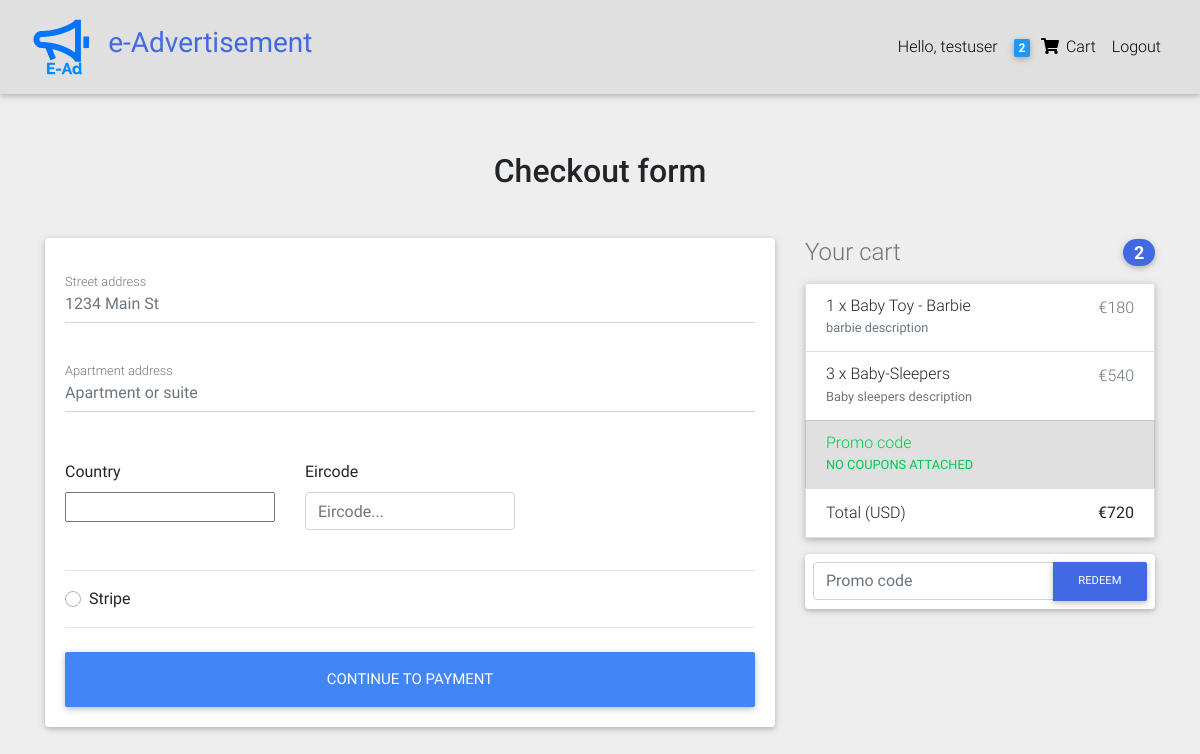
The app's page /checkout/ (signed in), older data.
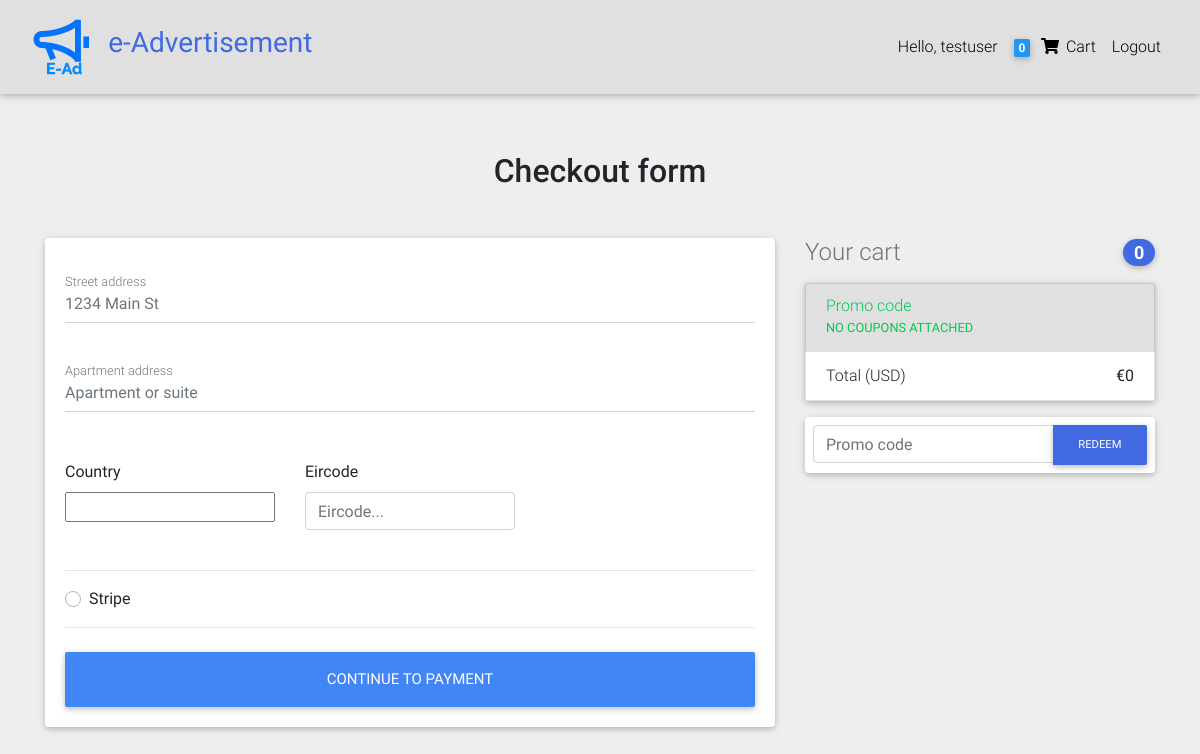
The same page, newer data.
### catalog/models.py (models this page shows, shortened)
class Order(models.Model):
    user = models.ForeignKey(User, on_delete=models.CASCADE)
    items = models.ManyToManyField(OrderItem)
    address = models.ForeignKey(
        "Address", on_delete=models.SET_NULL, blank=True, null=True)
    payment = models.ForeignKey(
        "Payment", on_delete=models.SET_NULL, blank=True, null=True)
    coupon = models.ForeignKey(
        "Coupon", on_delete=models.SET_NULL, blank=True, null=True)
    ordered = models.BooleanField(default=False)
    start_date = models.DateTimeField(auto_now_add=True)
    ordered_date = models.DateTimeField()
    def get_total(self):
        total = 0
        for order_item in self.items.all():
            total += order_item.get_final_price()
        if self.coupon:
            total -= self.coupon.amount
        return total

class OrderItem(models.Model):
    user = models.ForeignKey(User, on_delete=models.CASCADE)
    item = models.ForeignKey(Item, on_delete=models.CASCADE)
    ordered = models.BooleanField(default=False)
    quantity = models.IntegerField(default=1)
    def get_total_item_discount_price(self):
        return self.quantity * self.item.discount_price
    def get_final_price(self):
        if self.item.discount_price:
            return self.get_total_item_discount_price()
        return self.get_total_item_price()

class Item(models.Model):
    title = models.CharField(max_length=200)
    price = models.IntegerField()
    discount_price = models.IntegerField(blank=True, null=True)
    slug = models.SlugField()
    status = models.CharField(max_length=200)
    category = models.CharField(choices=CATEGORY_CHOICES, max_length=2)
    label = models.CharField(choices=LABEL_CHOICES, max_length=2)
    description = models.TextField()
    image = models.ImageField(default='default.jpg', upload_to='productImages')

### catalog/views.py (the view, shortened to what this page needs)
# urls.py: path('checkout/', CheckoutView.as_view(), name='checkout'),
class CheckoutView(View):
    def get(self, *args, **kwargs):
        csv = csvlogger()
        csv.write_log("Debug", debug="CheckoutView - get - function Start", is_debug_mode_on=debug_mode)
        order = Order.objects.get(user=self.request.user, ordered=False)
        coupon_form = CouponForm()
        form = AddressForm()
        context = {
            'form': form,
            'order': order,
            'coupon_form': coupon_form,
            "DISPLAY_COUPON_FORM": True
        }
        csv.write_log("Debug", debug="CheckoutView - get - function Exit", is_debug_mode_on=debug_mode)
        return render(self.request, 'checkout.html', context)

### catalog/forms.py
class AddressForm(forms.Form):
    street_address = forms.CharField()
    apartment_address = forms.CharField()
    country = CountryField(blank_label="Select country").formfield(widget=CountrySelectWidget(attrs={
        "class": "custom-select d-block w-100"
    }))
    zip = forms.CharField(required=False)
    save_info = forms.BooleanField(required=False)
    use_default = forms.BooleanField(required=False)
    payment_option = forms.ChoiceField(
        widget=forms.RadioSelect(), choices=PAYMENT_CHOICES)

class CouponForm(forms.Form):
    code = forms.CharField(widget=forms.TextInput(attrs={
        'class': "form-control",
        'placeholder': "Promo code",
        'aria-label ': "Recipient's username",
        'aria-describedby': "basic-addon2"
    }), max_length=50)

### catalog/templatetags/cart_template_tags.py (called while the page is built)
@register.filter
def cart_item_count(user):
    if user.is_authenticated:
        qs = Order.objects.filter(user=user, ordered=False)
        if qs.exists():
            order = qs[0]
            return order.items.count()
    return 0

### templates/checkout.html (shortened to what this page needs)
{% extends 'base.html' %}
{% load crispy_forms_tags %}
{% block content %}
<main class="mt-5 pt-4">
  <div class="container wow fadeIn">
    <h2 class="my-5 h2 text-center">Checkout form</h2>
    <div class="row">
      <div class="col-md-8 mb-4">
        <div class="card">
          <form class="card-body" method="POST">
            <div class="md-form mb-5">
              <input type="text" name="street_address" id="street_address" class="form-control" placeholder="1234 Main St" required>
              <label for="street_address" class="">Street address</label>
            </div>
            <div class="md-form mb-5">
              <input type="text" name="apartment_address" id="apartment_address" class="form-control" placeholder="Apartment or suite" required>
              <label for="apartment_address" class="">Apartment address</label>
            </div>
            <div class="row">
              <div class="col-lg-4 col-md-12 mb-4">
                <label for="country">Country</label>
                {{form.country}}
              </div>
              <div class="col-lg-4 col-md-6 mb-4">
                <label for="zip">Eircode</label>
                <input type="text" name="Eircode" class="form-control" id="zip" placeholder="Eircode..." >
              </div>
            </div>
            <hr>
            <div class="d-block my-3">
              <div class="custom-control custom-radio">
                <label class="custom-control-label" for="stripe">Stripe</label>
              </div>
            </div>
            <hr class="mb-4">
            <button class="btn btn-primary btn-lg btn-block" type="submit">Continue to Payment</button>
          </form>
        </div>
      </div>
      <div class="col-md-4 mb-4">
        {% include "snippet.html" %}
      </div>
    </div>
  </div>
</main>
{% endblock content %}

### templates/base.html (shortened to what this page needs)
{% load static %}
{% load cart_template_tags %}
<!DOCTYPE html>
<html lang="en">
<head>
  <link rel="stylesheet" href="https://use.fontawesome.com/releases/v5.11.2/css/all.css">
  <link href="{% static 'css/bootstrap.min.css' %}" rel="stylesheet">
  <link href="{% static 'css/mdb.min.css' %}" rel="stylesheet">
  <link href="{% static 'css/style.min.css' %}" rel="stylesheet">
</head>
<body style="background-color: #EEE;">
<nav class="navbar fixed-top navbar-expand-lg navbar-light bg-light scrolling-navbar">
<div class="container-fluid">
    <a class="navbar-brand waves-effect" href="{% url 'home' %}">
      <img class="ml-0 pl-0" style="height: 60px;" src="{% static 'logo-black.svg' %}" alt="Logo">
    </a>
    <h3 style="color:royalblue;"><strong>e-Advertisement</strong></h3>
    <div class="collapse navbar-collapse" id="navbarSupportedContent">
    <ul class="navbar-nav nav-flex-icons">
      {% if request.user.is_authenticated %}
        <li class="nav-item">
          <a class="nav-link waves-effect" href="#">Hello, {{request.user.username}}
          </a>
        </li>
        <li class="nav-item">
        <a href="{% url 'order_summary' %}" class="nav-link waves-effect">
            <span class="badge blue z-depth-1 mr-1">{{ request.user|cart_item_count}}</span>
            <i class="fas fa-shopping-cart"></i>
            <span class="clearfix d-none d-sm-inline-block"> Cart </span>
        </a>
        </li>
         <li class="nav-item">
          <a class="nav-link waves-effect" href="{% url 'account_logout' %}">Logout
          </a>
        </li>
      {% endif %}
    </ul>
    </div>
</div>
</nav>
<div class="p-3 text-center"></div>
{% block content %}
{% endblock content %}
</body>
</html>

### templates/snippet.html (shortened to what this page needs)
<h4 class="d-flex justify-content-between align-items-center mb-3">
  <span class="text-muted">Your cart</span>
  <span class="badge badge-secondary badge-pill" style="background-color: royalblue!important;">{{order.items.count}}</span>
</h4>
<ul class="list-group mb-3 z-depth-1">
  {% for order_item in order.items.all %}
  <li class="list-group-item d-flex justify-content-between lh-condensed">
    <div>
      <h6 class="my-0">{{order_item.quantity}} x {{order_item.item.title}}</h6>
      <small class="text-muted">{{order_item.item.description}}</small>
    </div>
    <span class="text-muted">€{{order_item.get_final_price}}</span>
  </li>
  {% endfor %}
  {% if order.coupon %}
  <li class="list-group-item d-flex justify-content-between bg-light">
    <div class="text-success">
      <h6 class="my-0">Promo code</h6>
      <small>{{order.coupon.code}}</small>
    </div>
    <span class="text-success">-€{{order.coupon.amount}}</span>
  </li>
  {% else %}
  <li class="list-group-item d-flex justify-content-between bg-light">
    <div class="text-success">
      <h6 class="my-0">Promo code</h6>
      <small>NO COUPONS ATTACHED</small>
    </div>
  </li>
  {% endif %}
  <li class="list-group-item d-flex justify-content-between">
    <span>Total (USD)</span>
    <strong>€{{order.get_total}}</strong>
  </li>
</ul>
{% if DISPLAY_COUPON_FORM %}
<form class="card p-2" action="{% url 'add_coupon' %}" method="POST">
  <div class="input-group">
    {{coupon_form.code}}
    <div class="input-group-append">
      <button class="btn btn-secondary btn-md waves-effect m-0" style="background-color: royalblue!important;" type="submit">
        Redeem
      </button>
    </div>
  </div>
</form>
{% endif %}

Row changes from the older to the newer data that the page shows:
removed OrderItem: quantity "1", item "Baby Toy - Barbie", item.description "barbie description", get_final_price "180"
removed OrderItem: quantity "3", item "Baby-Sleepers", item.description "Baby sleepers description", get_final_price "540"
computed for Order: items.count "2" → "0"; get_total "720" → "0"
Text that changed along with them:
{{ request.user|cart_item_count }}: "2" → "0"
